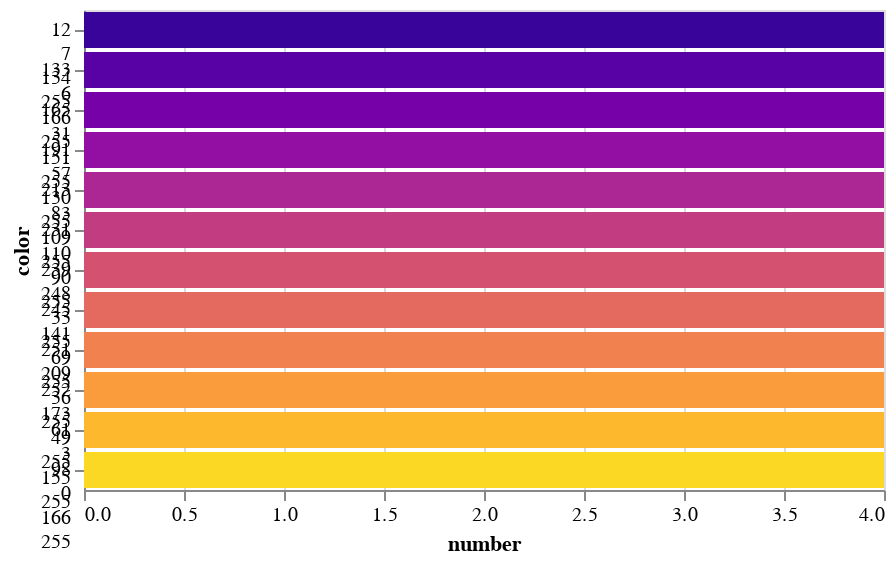

The notebook cell saved with this chart:
### Code cell
chart = alt.Chart(df).mark_bar().encode(y='color', x='number', color=alt.Color("color", scale=alt.Scale(scheme="plasma"), legend=None))
chart

### Figure 1 — Vega-Lite specification as saved in the notebook (floating-point values rounded to 4 significant figures)
{"config": {"view": {"continuousWidth": 400, "continuousHeight": 300}}, "data": {"name": "data-5b16b85feae77f8f8631421ec8378bd4"}, "mark": "bar", "encoding": {"color": {"field": "color", "legend": null, "scale": {"scheme": "plasma"}, "type": "nominal"}, "x": {"field": "number", "type": "quantitative"}, "y": {"field": "color", "type": "nominal"}}, "$schema": "https://vega.github.io/schema/vega-lite/v4.17.0.json", "datasets": {"data-5b16b85feae77f8f8631421ec8378bd4": [{"color": [12, 7, 134, 255], "number": 4}, {"color": [61, 3, 155, 255], "number": 4}, {"color": [98, 0, 166, 255], "number": 4}, {"color": [133, 6, 166, 255], "number": 4}, {"color": [165, 31, 151, 255], "number": 4}, {"color": [191, 57, 130, 255], "number": 4}, {"color": [213, 83, 109, 255], "number": 4}, {"color": [231, 110, 90, 255], "number": 4}, {"color": [245, 141, 69, 255], "number": 4}, {"color": [252, 173, 49, 255], "number": 4}, {"color": [251, 209, 36, 255], "number": 4}, {"color": [239, 248, 33, 255], "number": 4}]}}
